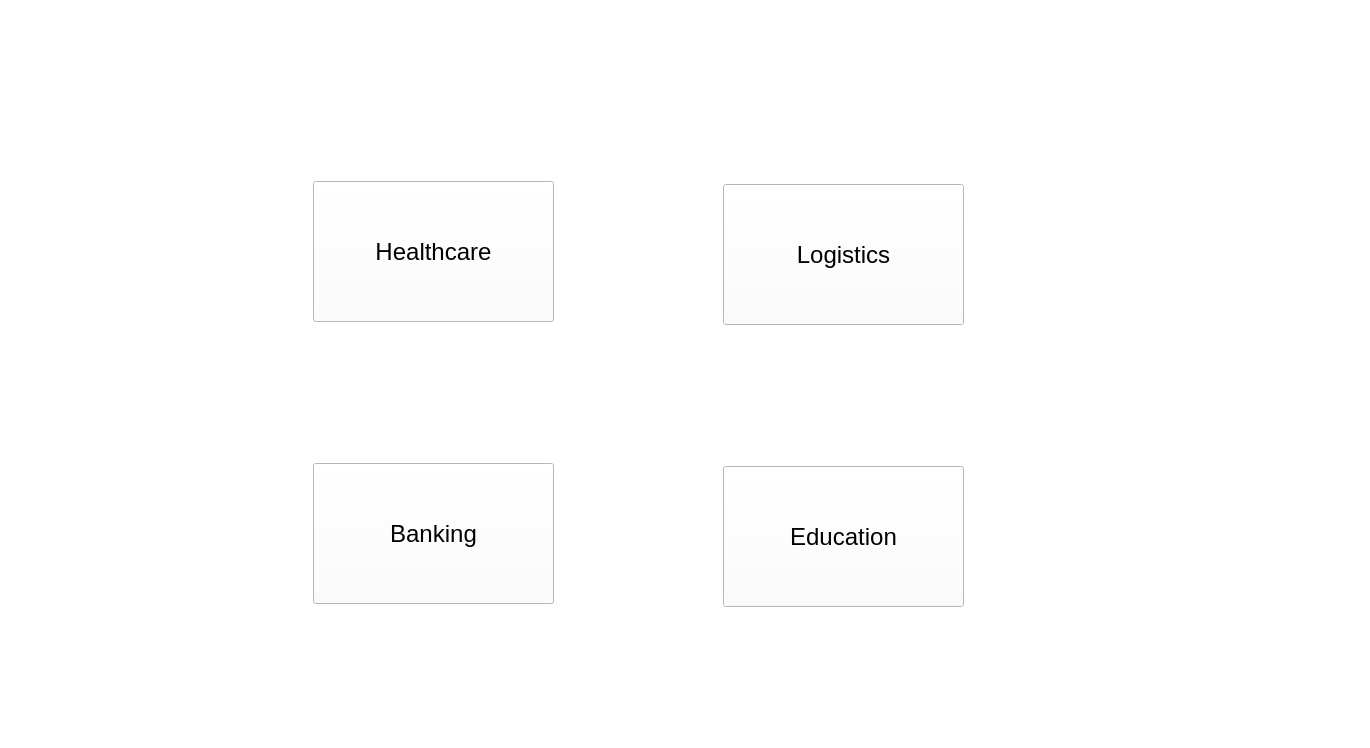
<?xml version="1.0" encoding="UTF-8"?>
<ui version="4.0">
 <class>MainWindow</class>
 <widget class="QMainWindow" name="MainWindow">
  <property name="geometry">
   <rect>
    <x>0</x>
    <y>0</y>
    <width>1370</width>
    <height>748</height>
   </rect>
  </property>
  <property name="windowTitle">
   <string>MainWindow</string>
  </property>
  <property name="styleSheet">
   <string notr="true">background-color: rgb(255, 255, 255);</string>
  </property>
  <widget class="QWidget" name="centralwidget">
   <widget class="QStackedWidget" name="stackedWidget">
    <property name="geometry">
     <rect>
      <x>33</x>
      <y>-3</y>
      <width>1231</width>
      <height>681</height>
     </rect>
    </property>
    <property name="font">
     <font>
      <weight>75</weight>
      <bold>true</bold>
     </font>
    </property>
    <property name="currentIndex">
     <number>0</number>
    </property>
    <widget class="QWidget" name="KioskHome">
     <widget class="QLabel" name="MessageLabel">
      <property name="geometry">
       <rect>
        <x>480</x>
        <y>330</y>
        <width>271</width>
        <height>31</height>
       </rect>
      </property>
      <property name="font">
       <font>
        <pointsize>18</pointsize>
       </font>
      </property>
      <property name="text">
       <string/>
      </property>
     </widget>
     <widget class="QPushButton" name="EducationButton">
      <property name="geometry">
       <rect>
        <x>690</x>
        <y>469</y>
        <width>241</width>
        <height>141</height>
       </rect>
      </property>
      <property name="font">
       <font>
        <pointsize>18</pointsize>
       </font>
      </property>
      <property name="text">
       <string>Education</string>
      </property>
     </widget>
     <widget class="QPushButton" name="LogisticsButton">
      <property name="geometry">
       <rect>
        <x>690</x>
        <y>187</y>
        <width>241</width>
        <height>141</height>
       </rect>
      </property>
      <property name="font">
       <font>
        <pointsize>18</pointsize>
       </font>
      </property>
      <property name="text">
       <string>Logistics</string>
      </property>
     </widget>
     <widget class="QPushButton" name="HealthcareButton">
      <property name="geometry">
       <rect>
        <x>280</x>
        <y>184</y>
        <width>241</width>
        <height>141</height>
       </rect>
      </property>
      <property name="font">
       <font>
        <pointsize>18</pointsize>
       </font>
      </property>
      <property name="text">
       <string>Healthcare</string>
      </property>
     </widget>
     <widget class="QPushButton" name="BankingButton">
      <property name="geometry">
       <rect>
        <x>280</x>
        <y>466</y>
        <width>241</width>
        <height>141</height>
       </rect>
      </property>
      <property name="font">
       <font>
        <pointsize>18</pointsize>
       </font>
      </property>
      <property name="text">
       <string>Banking</string>
      </property>
     </widget>
    </widget>
    <widget class="QWidget" name="LogisticsHome">
     <widget class="QPushButton" name="DeliveryButton">
      <property name="geometry">
       <rect>
        <x>90</x>
        <y>230</y>
        <width>391</width>
        <height>151</height>
       </rect>
      </property>
      <property name="font">
       <font>
        <pointsize>18</pointsize>
       </font>
      </property>
      <property name="text">
       <string>Delivery</string>
      </property>
     </widget>
     <widget class="QPushButton" name="TakeawayButton">
      <property name="geometry">
       <rect>
        <x>750</x>
        <y>230</y>
        <width>391</width>
        <height>151</height>
       </rect>
      </property>
      <property name="font">
       <font>
        <pointsize>18</pointsize>
       </font>
      </property>
      <property name="text">
       <string>Takeaway</string>
      </property>
     </widget>
    </widget>
    <widget class="QWidget" name="MobileNumberHome">
     <widget class="QPushButton" name="MobileCancelButton">
      <property name="geometry">
       <rect>
        <x>470</x>
        <y>100</y>
        <width>140</width>
        <height>61</height>
       </rect>
      </property>
      <property name="font">
       <font>
        <pointsize>18</pointsize>
        <weight>75</weight>
        <bold>true</bold>
       </font>
      </property>
      <property name="text">
       <string>Cancel</string>
      </property>
     </widget>
     <widget class="QPushButton" name="MobileConfirmButton">
      <property name="geometry">
       <rect>
        <x>650</x>
        <y>100</y>
        <width>140</width>
        <height>61</height>
       </rect>
      </property>
      <property name="font">
       <font>
        <pointsize>18</pointsize>
        <weight>75</weight>
        <bold>true</bold>
       </font>
      </property>
      <property name="text">
       <string>Confirm</string>
      </property>
     </widget>
     <widget class="QLabel" name="label">
      <property name="geometry">
       <rect>
        <x>470</x>
        <y>-10</y>
        <width>331</width>
        <height>41</height>
       </rect>
      </property>
      <property name="font">
       <font>
        <pointsize>20</pointsize>
        <weight>75</weight>
        <bold>true</bold>
        <underline>false</underline>
       </font>
      </property>
      <property name="text">
       <string>Enter the Mobile Number</string>
      </property>
     </widget>
     <widget class="QPushButton" name="push1Button">
      <property name="geometry">
       <rect>
        <x>390</x>
        <y>220</y>
        <width>150</width>
        <height>100</height>
       </rect>
      </property>
      <property name="font">
       <font>
        <pointsize>18</pointsize>
        <weight>75</weight>
        <bold>true</bold>
       </font>
      </property>
      <property name="text">
       <string>1</string>
      </property>
     </widget>
     <widget class="QPushButton" name="push2Button">
      <property name="geometry">
       <rect>
        <x>560</x>
        <y>220</y>
        <width>150</width>
        <height>100</height>
       </rect>
      </property>
      <property name="font">
       <font>
        <pointsize>18</pointsize>
        <weight>75</weight>
        <bold>true</bold>
       </font>
      </property>
      <property name="text">
       <string>2</string>
      </property>
     </widget>
     <widget class="QPushButton" name="push3Button">
      <property name="geometry">
       <rect>
        <x>730</x>
        <y>220</y>
        <width>150</width>
        <height>100</height>
       </rect>
      </property>
      <property name="font">
       <font>
        <pointsize>18</pointsize>
        <weight>75</weight>
        <bold>true</bold>
       </font>
      </property>
      <property name="text">
       <string>3</string>
      </property>
     </widget>
     <widget class="QPushButton" name="push6Button">
      <property name="geometry">
       <rect>
        <x>730</x>
        <y>330</y>
        <width>150</width>
        <height>100</height>
       </rect>
      </property>
      <property name="font">
       <font>
        <pointsize>18</pointsize>
        <weight>75</weight>
        <bold>true</bold>
       </font>
      </property>
      <property name="text">
       <string>6</string>
      </property>
     </widget>
     <widget class="QPushButton" name="push5Button">
      <property name="geometry">
       <rect>
        <x>560</x>
        <y>330</y>
        <width>150</width>
        <height>100</height>
       </rect>
      </property>
      <property name="font">
       <font>
        <pointsize>18</pointsize>
        <weight>75</weight>
        <bold>true</bold>
       </font>
      </property>
      <property name="text">
       <string>5</string>
      </property>
     </widget>
     <widget class="QPushButton" name="push4Button">
      <property name="geometry">
       <rect>
        <x>390</x>
        <y>330</y>
        <width>150</width>
        <height>100</height>
       </rect>
      </property>
      <property name="font">
       <font>
        <pointsize>18</pointsize>
        <weight>75</weight>
        <bold>true</bold>
       </font>
      </property>
      <property name="text">
       <string>4</string>
      </property>
     </widget>
     <widget class="QPushButton" name="push9Button">
      <property name="geometry">
       <rect>
        <x>730</x>
        <y>440</y>
        <width>150</width>
        <height>100</height>
       </rect>
      </property>
      <property name="font">
       <font>
        <pointsize>18</pointsize>
        <weight>75</weight>
        <bold>true</bold>
       </font>
      </property>
      <property name="text">
       <string>9</string>
      </property>
     </widget>
     <widget class="QPushButton" name="push8Button">
      <property name="geometry">
       <rect>
        <x>560</x>
        <y>440</y>
        <width>150</width>
        <height>100</height>
       </rect>
      </property>
      <property name="font">
       <font>
        <pointsize>18</pointsize>
        <weight>75</weight>
        <bold>true</bold>
       </font>
      </property>
      <property name="text">
       <string>8</string>
      </property>
     </widget>
     <widget class="QPushButton" name="push7Button">
      <property name="geometry">
       <rect>
        <x>390</x>
        <y>440</y>
        <width>150</width>
        <height>100</height>
       </rect>
      </property>
      <property name="font">
       <font>
        <pointsize>18</pointsize>
        <weight>75</weight>
        <bold>true</bold>
       </font>
      </property>
      <property name="text">
       <string>7</string>
      </property>
     </widget>
     <widget class="QLabel" name="UserInputMobileLabel">
      <property name="geometry">
       <rect>
        <x>470</x>
        <y>40</y>
        <width>321</width>
        <height>31</height>
       </rect>
      </property>
      <property name="font">
       <font>
        <pointsize>18</pointsize>
        <weight>50</weight>
        <bold>false</bold>
       </font>
      </property>
      <property name="frameShape">
       <enum>QFrame::StyledPanel</enum>
      </property>
      <property name="frameShadow">
       <enum>QFrame::Raised</enum>
      </property>
      <property name="midLineWidth">
       <number>0</number>
      </property>
      <property name="text">
       <string/>
      </property>
     </widget>
     <widget class="QPushButton" name="pushClearButton">
      <property name="geometry">
       <rect>
        <x>390</x>
        <y>550</y>
        <width>150</width>
        <height>100</height>
       </rect>
      </property>
      <property name="font">
       <font>
        <pointsize>18</pointsize>
        <weight>75</weight>
        <bold>true</bold>
       </font>
      </property>
      <property name="text">
       <string>Clear</string>
      </property>
     </widget>
     <widget class="QPushButton" name="push0Button">
      <property name="geometry">
       <rect>
        <x>560</x>
        <y>550</y>
        <width>150</width>
        <height>100</height>
       </rect>
      </property>
      <property name="font">
       <font>
        <pointsize>18</pointsize>
        <weight>75</weight>
        <bold>true</bold>
       </font>
      </property>
      <property name="text">
       <string>0</string>
      </property>
     </widget>
     <widget class="QPushButton" name="pushDeleteButton">
      <property name="geometry">
       <rect>
        <x>730</x>
        <y>550</y>
        <width>150</width>
        <height>100</height>
       </rect>
      </property>
      <property name="font">
       <font>
        <pointsize>18</pointsize>
        <weight>75</weight>
        <bold>true</bold>
       </font>
      </property>
      <property name="text">
       <string>Delete</string>
      </property>
     </widget>
    </widget>
    <widget class="QWidget" name="OtpHome">
     <widget class="QPushButton" name="OtpCancelButton">
      <property name="geometry">
       <rect>
        <x>470</x>
        <y>100</y>
        <width>140</width>
        <height>61</height>
       </rect>
      </property>
      <property name="font">
       <font>
        <pointsize>18</pointsize>
       </font>
      </property>
      <property name="text">
       <string>Cancel</string>
      </property>
     </widget>
     <widget class="QLabel" name="label_2">
      <property name="geometry">
       <rect>
        <x>470</x>
        <y>-10</y>
        <width>311</width>
        <height>41</height>
       </rect>
      </property>
      <property name="font">
       <font>
        <pointsize>20</pointsize>
        <weight>75</weight>
        <bold>true</bold>
       </font>
      </property>
      <property name="text">
       <string>Enter the OTP Number</string>
      </property>
     </widget>
     <widget class="QPushButton" name="OtpConfirmButton">
      <property name="geometry">
       <rect>
        <x>650</x>
        <y>100</y>
        <width>140</width>
        <height>61</height>
       </rect>
      </property>
      <property name="font">
       <font>
        <pointsize>18</pointsize>
       </font>
      </property>
      <property name="text">
       <string>Confirm</string>
      </property>
     </widget>
     <widget class="QLabel" name="UserInputOtpLabel">
      <property name="geometry">
       <rect>
        <x>470</x>
        <y>40</y>
        <width>321</width>
        <height>31</height>
       </rect>
      </property>
      <property name="font">
       <font>
        <pointsize>18</pointsize>
        <weight>50</weight>
        <bold>false</bold>
       </font>
      </property>
      <property name="frameShape">
       <enum>QFrame::StyledPanel</enum>
      </property>
      <property name="frameShadow">
       <enum>QFrame::Raised</enum>
      </property>
      <property name="midLineWidth">
       <number>0</number>
      </property>
      <property name="text">
       <string/>
      </property>
     </widget>
     <widget class="QPushButton" name="push3Button_3">
      <property name="geometry">
       <rect>
        <x>730</x>
        <y>220</y>
        <width>150</width>
        <height>100</height>
       </rect>
      </property>
      <property name="font">
       <font>
        <pointsize>18</pointsize>
        <weight>75</weight>
        <bold>true</bold>
       </font>
      </property>
      <property name="text">
       <string>3</string>
      </property>
     </widget>
     <widget class="QPushButton" name="push6Button_3">
      <property name="geometry">
       <rect>
        <x>730</x>
        <y>330</y>
        <width>150</width>
        <height>100</height>
       </rect>
      </property>
      <property name="font">
       <font>
        <pointsize>18</pointsize>
        <weight>75</weight>
        <bold>true</bold>
       </font>
      </property>
      <property name="text">
       <string>6</string>
      </property>
     </widget>
     <widget class="QPushButton" name="push2Button_3">
      <property name="geometry">
       <rect>
        <x>560</x>
        <y>220</y>
        <width>150</width>
        <height>100</height>
       </rect>
      </property>
      <property name="font">
       <font>
        <pointsize>18</pointsize>
        <weight>75</weight>
        <bold>true</bold>
       </font>
      </property>
      <property name="text">
       <string>2</string>
      </property>
     </widget>
     <widget class="QPushButton" name="push7Button_3">
      <property name="geometry">
       <rect>
        <x>390</x>
        <y>440</y>
        <width>150</width>
        <height>100</height>
       </rect>
      </property>
      <property name="font">
       <font>
        <pointsize>18</pointsize>
        <weight>75</weight>
        <bold>true</bold>
       </font>
      </property>
      <property name="text">
       <string>7</string>
      </property>
     </widget>
     <widget class="QPushButton" name="push8Button_3">
      <property name="geometry">
       <rect>
        <x>560</x>
        <y>440</y>
        <width>150</width>
        <height>100</height>
       </rect>
      </property>
      <property name="font">
       <font>
        <pointsize>18</pointsize>
        <weight>75</weight>
        <bold>true</bold>
       </font>
      </property>
      <property name="text">
       <string>8</string>
      </property>
     </widget>
     <widget class="QPushButton" name="push4Button_3">
      <property name="geometry">
       <rect>
        <x>390</x>
        <y>330</y>
        <width>150</width>
        <height>100</height>
       </rect>
      </property>
      <property name="font">
       <font>
        <pointsize>18</pointsize>
        <weight>75</weight>
        <bold>true</bold>
       </font>
      </property>
      <property name="text">
       <string>4</string>
      </property>
     </widget>
     <widget class="QPushButton" name="push1Button_3">
      <property name="geometry">
       <rect>
        <x>390</x>
        <y>220</y>
        <width>150</width>
        <height>100</height>
       </rect>
      </property>
      <property name="font">
       <font>
        <pointsize>18</pointsize>
        <weight>75</weight>
        <bold>true</bold>
       </font>
      </property>
      <property name="text">
       <string>1</string>
      </property>
     </widget>
     <widget class="QPushButton" name="push5Button_3">
      <property name="geometry">
       <rect>
        <x>560</x>
        <y>330</y>
        <width>150</width>
        <height>100</height>
       </rect>
      </property>
      <property name="font">
       <font>
        <pointsize>18</pointsize>
        <weight>75</weight>
        <bold>true</bold>
       </font>
      </property>
      <property name="text">
       <string>5</string>
      </property>
     </widget>
     <widget class="QPushButton" name="push0Button_3">
      <property name="geometry">
       <rect>
        <x>560</x>
        <y>550</y>
        <width>150</width>
        <height>100</height>
       </rect>
      </property>
      <property name="font">
       <font>
        <pointsize>18</pointsize>
        <weight>75</weight>
        <bold>true</bold>
       </font>
      </property>
      <property name="text">
       <string>0</string>
      </property>
     </widget>
     <widget class="QPushButton" name="pushClearButton_3">
      <property name="geometry">
       <rect>
        <x>390</x>
        <y>550</y>
        <width>150</width>
        <height>100</height>
       </rect>
      </property>
      <property name="font">
       <font>
        <pointsize>18</pointsize>
        <weight>75</weight>
        <bold>true</bold>
       </font>
      </property>
      <property name="text">
       <string>Clear</string>
      </property>
     </widget>
     <widget class="QPushButton" name="push9Button_3">
      <property name="geometry">
       <rect>
        <x>730</x>
        <y>440</y>
        <width>150</width>
        <height>100</height>
       </rect>
      </property>
      <property name="font">
       <font>
        <pointsize>18</pointsize>
        <weight>75</weight>
        <bold>true</bold>
       </font>
      </property>
      <property name="text">
       <string>9</string>
      </property>
     </widget>
     <widget class="QPushButton" name="pushDeleteButton_3">
      <property name="geometry">
       <rect>
        <x>730</x>
        <y>550</y>
        <width>150</width>
        <height>100</height>
       </rect>
      </property>
      <property name="font">
       <font>
        <pointsize>18</pointsize>
        <weight>75</weight>
        <bold>true</bold>
       </font>
      </property>
      <property name="text">
       <string>Delete</string>
      </property>
     </widget>
    </widget>
    <widget class="QWidget" name="page">
     <widget class="QLabel" name="ProcessingMessageLabel">
      <property name="geometry">
       <rect>
        <x>260</x>
        <y>60</y>
        <width>731</width>
        <height>431</height>
       </rect>
      </property>
      <property name="font">
       <font>
        <pointsize>18</pointsize>
        <weight>75</weight>
        <bold>true</bold>
       </font>
      </property>
      <property name="text">
       <string/>
      </property>
      <property name="alignment">
       <set>Qt::AlignCenter</set>
      </property>
     </widget>
     <widget class="QLabel" name="label_3">
      <property name="geometry">
       <rect>
        <x>510</x>
        <y>10</y>
        <width>211</width>
        <height>41</height>
       </rect>
      </property>
      <property name="font">
       <font>
        <pointsize>25</pointsize>
        <weight>75</weight>
        <bold>true</bold>
        <underline>true</underline>
        <kerning>true</kerning>
       </font>
      </property>
      <property name="text">
       <string>PROCESSING</string>
      </property>
     </widget>
    </widget>
   </widget>
   <widget class="QLabel" name="RcvLogoLabel">
    <property name="geometry">
     <rect>
      <x>1200</x>
      <y>-20</y>
      <width>171</width>
      <height>151</height>
     </rect>
    </property>
    <property name="text">
     <string/>
    </property>
    <property name="pixmap">
     <pixmap resource="VamanitKioskResources/vamanitkioskresources.qrc">:/RcvLogo/rcvLogo.png</pixmap>
    </property>
    <property name="scaledContents">
     <bool>true</bool>
    </property>
   </widget>
   <widget class="QLabel" name="rcvNameLogo">
    <property name="geometry">
     <rect>
      <x>0</x>
      <y>660</y>
      <width>1361</width>
      <height>111</height>
     </rect>
    </property>
    <property name="font">
     <font>
      <weight>75</weight>
      <bold>true</bold>
     </font>
    </property>
    <property name="pixmap">
     <pixmap resource="VamanitKioskResources/vamanitkioskresources.qrc">:/idrbtfooter/idrbtfooter.png</pixmap>
    </property>
    <property name="alignment">
     <set>Qt::AlignCenter</set>
    </property>
   </widget>
   <widget class="QLabel" name="idrbtcalogoLabel">
    <property name="geometry">
     <rect>
      <x>5</x>
      <y>10</y>
      <width>251</width>
      <height>61</height>
     </rect>
    </property>
    <property name="text">
     <string/>
    </property>
    <property name="textFormat">
     <enum>Qt::AutoText</enum>
    </property>
    <property name="pixmap">
     <pixmap resource="VamanitKioskResources/vamanitkioskresources.qrc">:/idrbtcalogo/idrbtcalogo.jpg</pixmap>
    </property>
    <property name="scaledContents">
     <bool>true</bool>
    </property>
    <property name="wordWrap">
     <bool>false</bool>
    </property>
   </widget>
  </widget>
 </widget>
 <resources>
  <include location="VamanitKioskResources/vamanitkioskresources.qrc"/>
 </resources>
 <connections/>
</ui>
